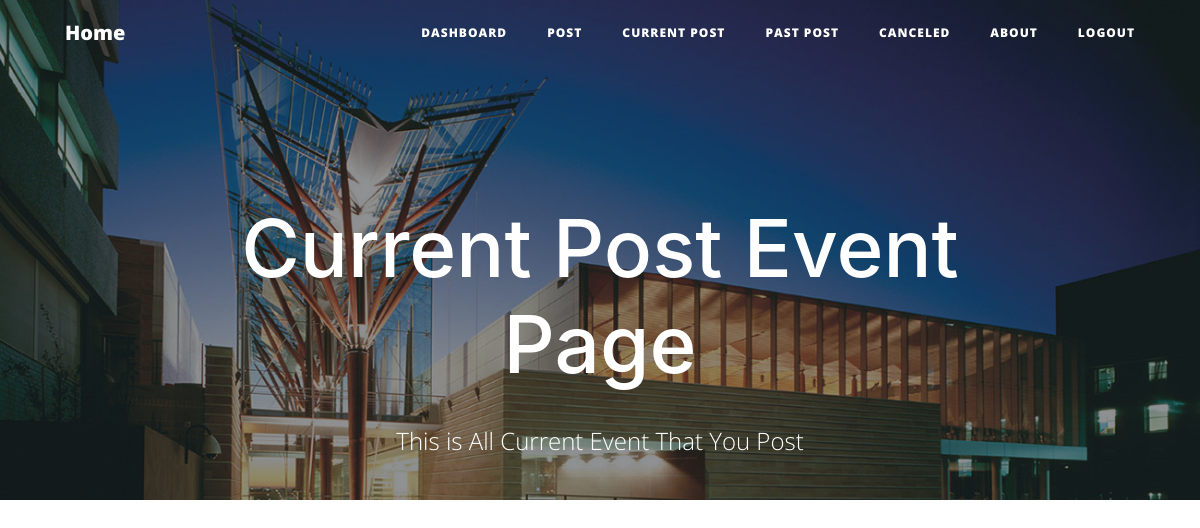
The page /currpost/ (signed in) on the database as committed earlier.
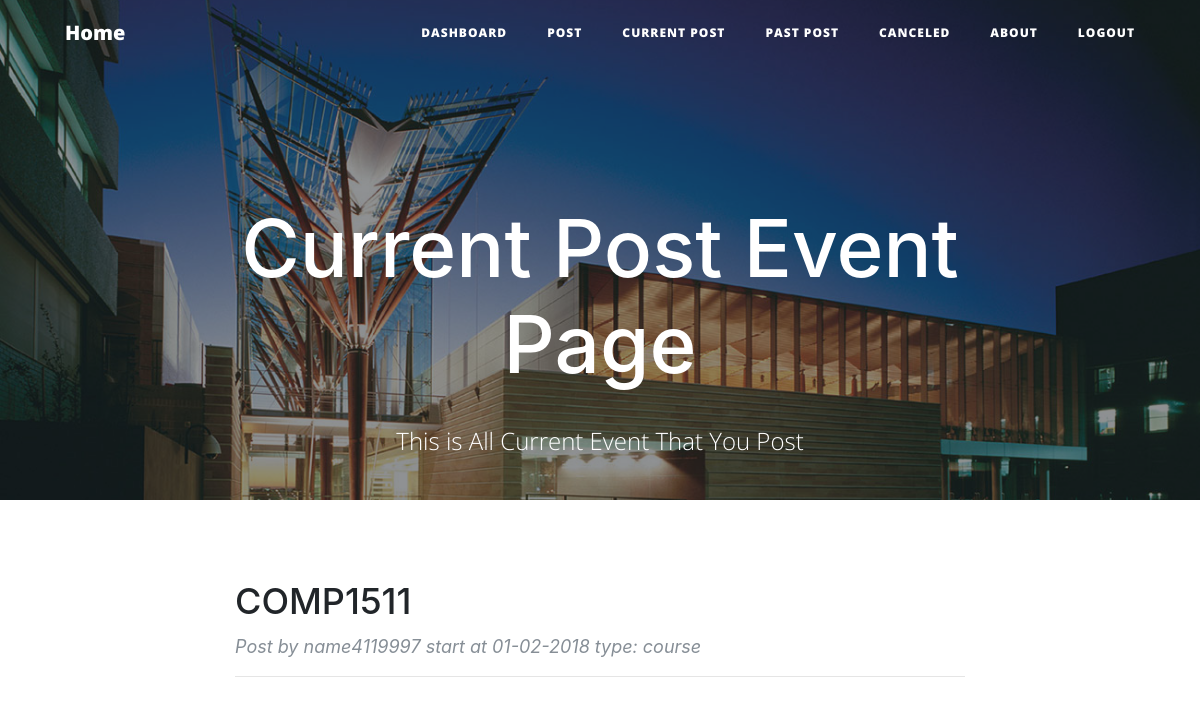
The same page on the database as committed later.
### event.py (models this page shows, shortened)
class Event(db.Model):
    __tablename__ = 'events'
    event_id = db.Column(db.Integer, primary_key=True)
    title = db.Column(db.String(120))
    details = db.Column(db.UnicodeText)
    start = db.Column(db.String(80))
    end = db.Column(db.String(80))
    capacity = db.Column(db.Integer)
    status = db.Column(db.String(80))
    creater = db.Column(db.String(80))
    fee = db.Column(db.Integer)
    users = db.relationship('User',secondary=event_realation,
                            backref=db.backref('event_users_all', lazy='dynamic'))

### route.py (the view)
@app.route('/currpost/',methods = ['POST','GET'])
@login_required
def currpost():
    events = Event.query.filter_by(creater = current_user.name).all()
    seminars = Seminar.query.filter_by(creater = current_user.name).all()
    return render_template('currpost.html',events = events, seminars = seminars)

### event.py (called while the page is built)
    @property
    def is_authenticated(self):
        return True

    @property
    def is_anonymous(self):
        return False

### server.py (called while the page is built)
@login_manager.user_loader
def load_user(user_id):
    return User.query.get(int(user_id))

### templates/currpost.html (shortened to what this page needs)
{% extends 'base.html' %}
{% block body %}
<header class="masthead" style="background-image: url('{{ url_for('static',filename='asb-unsw-campus-53.jpg')}}'); width: auto; height:500px;">
    <div class="overlay"></div>
    <div class="container">
        <div class="row">
            <div class="col-lg-8 col-md-10 mx-auto">
                <div class="site-heading">
                    <h1>Current Post Event Page</h1>
                    <span class="subheading"></br>This is All Current Event That You Post</span>
                </div>
            </div>
        </div>
    </div>
</header>
<div class="container">
    <div class="row">
        <div class="col-lg-8 col-md-10 mx-auto">
            {% for event in events %}
                {% if event.status == 'OPEN' %}
                    <div class="post-preview">
                        <a href="{{ url_for('info', eventId = event.event_id) }}">
                            <h2 class="post-title">
                                {{event.title}}
                            </h2>
                        </a>
                        <p class="post-meta">Post by {{ event.creater }} start at {{ event.start }} type: course</p>
                    </div>
                    <hr>
                {% endif %}
            {% endfor %}
        </div>
    </div>
</div>
<div class="container">
    <div class="row">
        <div class="col-lg-8 col-md-10 mx-auto">
        </div>
    </div>
</div>
{% endblock %}

### templates/base.html (shortened to what this page needs)
<!DOCTYPE html>
<html lang="en">
    <head>
        <link rel = stylesheet type="text/css" href="{{ url_for('static',filename = 'font-awesome.min.css')}}"/>
        <link rel = stylesheet type="text/css" href="{{ url_for('static',filename = 'clean-blog.min.css')}}"/>
        <link rel = stylesheet type="text/css" href="{{ url_for('static',filename = 'bootstrap.min.css')}}"/>
    </head>
    <body>
        <nav  class="navbar navbar-expand-lg navbar-light fixed-top" id="mainNav">
            <div class="container">
                <a class="navbar-brand" href="{{url_for('index')}}">Home</a>
                <div class="collapse navbar-collapse" id="navbarResponsive">
                    <ul class="navbar-nav ml-auto">
                        {% if not current_user.is_anonymous%}
                            <li class="nav-item">
                                <a class="nav-link" href="{{ url_for('dashboard') }}">Dashboard</a>
                            </li>
                        {% endif %}
                        {% if current_user.role == 'trainer' %}
                            <li class="nav-item">
                                <a class="nav-link" href="{{ url_for('post') }}">Post</a>
                            </li>
                            <li class="nav-item">
                                <a class="nav-link" href="{{ url_for('currpost') }}">Current Post</a>
                            </li>
                            <li class="nav-item">
                                <a class="nav-link" href=" {{url_for('pastpost')}} ">Past Post</a>
                            </li>
                            <li class="nav-item">
                                <a class="nav-link" href="{{ url_for('cance') }}">Canceled</a>
                            </li>
                        {% endif %}
                        <li class="nav-item">
                            <a class="nav-link" href="{{ url_for('about') }}">About</a>
                        </li>
                        {% if current_user.is_anonymous %}
                        <li class="nav-item">
                                <a class="nav-link" href="{{ url_for('login') }}">Login</a>
                        </li>
                        {% else %}
                        <li class="nav-item">
                            <a class="nav-link" href="{{ url_for('logout') }}">Logout</a>
                        </li>
                        {% endif %}
                    </ul>
                </div>
            </div>
        </nav>
        {% block body %}{% endblock %}
    </body>
</html>

Rows that differ between the two databases and show on the page:
added Event: title "COMP1511", creater "name4119997", start "01-02-2018"
